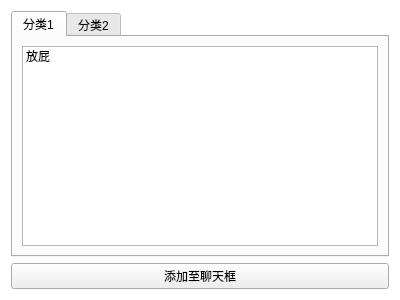
<?xml version="1.0" encoding="UTF-8"?>
<ui version="4.0">
 <class>Form</class>
 <widget class="QWidget" name="Form">
  <property name="geometry">
   <rect>
    <x>0</x>
    <y>0</y>
    <width>400</width>
    <height>300</height>
   </rect>
  </property>
  <property name="minimumSize">
   <size>
    <width>400</width>
    <height>300</height>
   </size>
  </property>
  <property name="windowTitle">
   <string>常用语录</string>
  </property>
  <property name="styleSheet">
   <string notr="true">#Form{
	background-color:white
}</string>
  </property>
  <layout class="QVBoxLayout" name="verticalLayout">
   <item>
    <widget class="QTabWidget" name="tabWidget">
     <property name="currentIndex">
      <number>0</number>
     </property>
     <widget class="QWidget" name="tab">
      <attribute name="title">
       <string>分类1</string>
      </attribute>
      <layout class="QVBoxLayout" name="verticalLayout_2">
       <item>
        <widget class="QListWidget" name="listWidget">
         <item>
          <property name="text">
           <string>放屁</string>
          </property>
         </item>
        </widget>
       </item>
      </layout>
     </widget>
     <widget class="QWidget" name="tab_2">
      <attribute name="title">
       <string>分类2</string>
      </attribute>
      <layout class="QVBoxLayout" name="verticalLayout_3">
       <item>
        <widget class="QListWidget" name="listWidget_2"/>
       </item>
      </layout>
     </widget>
    </widget>
   </item>
   <item>
    <layout class="QHBoxLayout" name="horizontalLayout" stretch="5">
     <item>
      <widget class="QPushButton" name="pushButton">
       <property name="text">
        <string>添加至聊天框</string>
       </property>
      </widget>
     </item>
    </layout>
   </item>
  </layout>
 </widget>
 <resources/>
 <connections/>
</ui>
